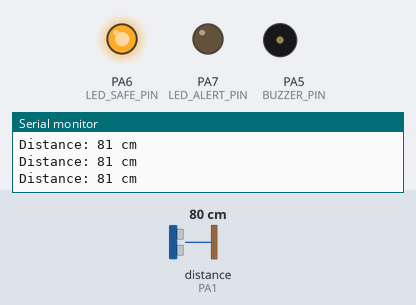
Simulated run of this sketch. Board: STM32 Blue Pill. On the bench: output pins drawn as LEDs (lit = HIGH), buzzer (waves = sounding, pin HIGH), the last lines printed to the serial monitor. The inputs (shaded band) are chosen by the test bench; at power-on: distance to the obstacle (sensor on PA1) 80 cm. The echo pulse lasts 58.3 µs per cm.

Above: at 1.2 s.
1.3 s: distance to the obstacle (sensor on PA1) set to 22 cm
2.8 s: distance to the obstacle (sensor on PA1) set to 18 cm
At 3.6 s:
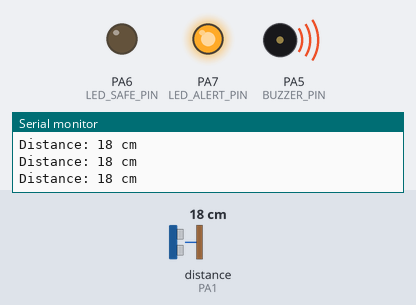
4.3 s: distance to the obstacle (sensor on PA1) set to 35 cm
At 5.5 s:
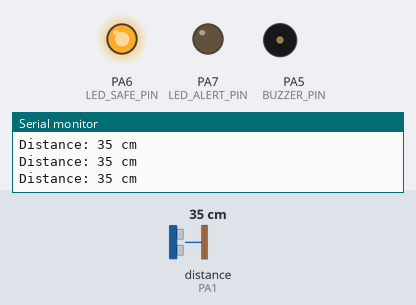
5.8 s: distance to the obstacle (sensor on PA1) set to 2 cm
At 7.0 s:
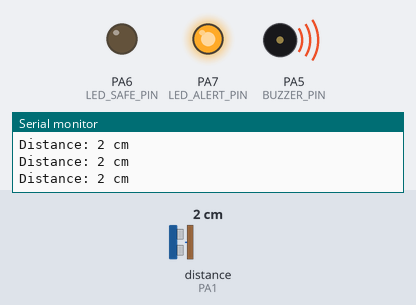
Timing chart, 0 to 8.3 s (numbered marks = the images above; inputs shaded):
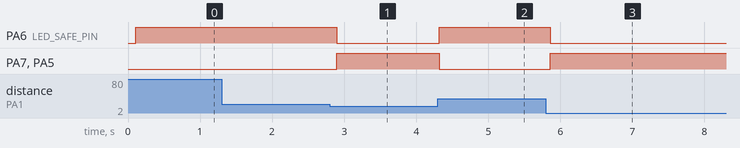

The sketch:

adas_level1_stm32.ino
```cpp
#include <NewPing.h>

#define TRIG_PIN PA0
#define ECHO_PIN PA1
#define BUZZER_PIN PA5
#define LED_SAFE_PIN PA6
#define LED_ALERT_PIN PA7

#define SAFE_DISTANCE 20

NewPing sonar(TRIG_PIN, ECHO_PIN);

void setup() {
  Serial.begin(9600);
  pinMode(BUZZER_PIN, OUTPUT);
  pinMode(LED_SAFE_PIN, OUTPUT);
  pinMode(LED_ALERT_PIN, OUTPUT);
}

void loop() {
  delay(100);
  int distance = sonar.ping_cm();
  Serial.print("Distance: ");
  Serial.print(distance);
  Serial.println(" cm");

  if (distance > 0 && distance < SAFE_DISTANCE) {
    digitalWrite(BUZZER_PIN, HIGH);
    digitalWrite(LED_ALERT_PIN, HIGH);
    digitalWrite(LED_SAFE_PIN, LOW);
  } else {
    digitalWrite(BUZZER_PIN, LOW);
    digitalWrite(LED_ALERT_PIN, LOW);
    digitalWrite(LED_SAFE_PIN, HIGH);
  }
}
```

Measured:
- the behaviour switches between 20 and 19 cm on distance to the obstacle (sensor on PA1) (found by bisection; images 0 and 1)
- after the input at 2.8 s, PA6 (LED_SAFE_PIN): HIGH → LOW after 0.10 s; PA7 (LED_ALERT_PIN), PA5 (BUZZER_PIN): LOW → HIGH after 0.10 s
- after the input at 4.3 s, PA6 (LED_SAFE_PIN): LOW → HIGH at once; PA7 (LED_ALERT_PIN), PA5 (BUZZER_PIN): HIGH → LOW at once
- after the input at 5.8 s, PA6 (LED_SAFE_PIN): HIGH → LOW after 0.06 s; PA7 (LED_ALERT_PIN), PA5 (BUZZER_PIN): LOW → HIGH after 0.06 s
